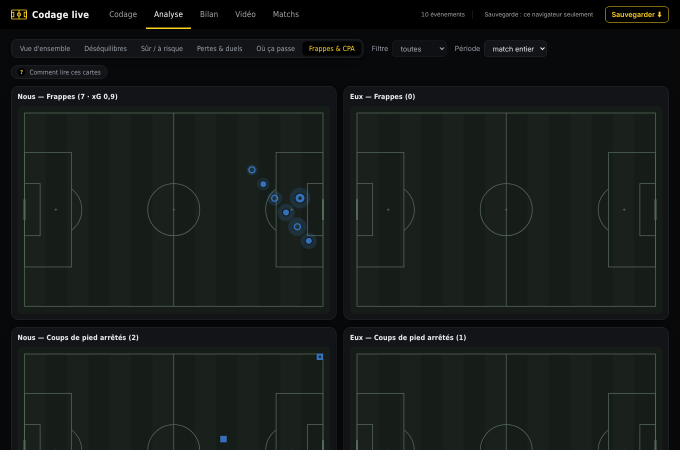
#> input picture dark-cpa.png, 1360 x 900 px (shown at 1/2 size)
$ python -i radar.py   (imports and definitions only)
#> lines starting #> are read from the running program, lines starting #| are printed output that depends on the picture
"""Lecture du radar 2D de Veo (mini-carte en haut à droite du lecteur Veo Analytics).

Veo calcule déjà la position des 22 joueurs et l'affiche sur ce radar. On lit simplement les pixels.
Deux affichages connus :
  1. ancien : fond bleu-ardoise, triangles rouges / ronds noirs, croix jaune = ballon  → clés « rouge », « noir »
  2. nouveau (nov. 2026) : panneau transparent assombri, lignes grises, ronds jaunes numérotés / triangles noirs
     numérotés, croix orange = ballon ; le panneau peut être déplacé, agrandi, et même dépasser du haut de
     l'écran                                                                            → clés « jaune », « noir »
Pas besoin de carte graphique : OpenCV + numpy suffisent.

Repère de sortie : mètres, 105 x 68, tel que le radar l'affiche (x = 0 à gauche du radar, y = 0 en haut).
La normalisation « Nous attaque vers la droite » est faite plus loin (jeu.py).
"""
import cv2
import numpy as np

L, W = 105.0, 68.0

# Couleurs en HSV OpenCV (H 0-180). Réglables si Veo change son affichage.
SLATE = dict(h=(90, 115), s_min=80, v=(45, 110))       # fond bleu-ardoise du radar
RED = dict(h_lo=8, h_hi=165, s_min=120, v_min=100)      # triangles
BLACK_MAX = 26                                          # ronds : max(B,G,R) < 26 (le radar est transparent : les arbres derrière font ~35)
YELLOW = dict(h=(20, 40), s_min=120, v_min=150)         # croix


def find_radar(frame, full=False):
    """Trouve le rectangle du radar (x, y, w, h) dans l'image, ou None.
    Par défaut on cherche en haut à droite (enregistrement d'écran) ; full=True cherche dans toute l'image
    (vidéo qui ne montrerait que le radar)."""
    H, Wd = frame.shape[:2]
    x0, y1 = (0, H) if full else (int(Wd * 0.5), int(H * 0.45))
    reg = frame[0:y1, x0:]
    hsv = cv2.cvtColor(reg, cv2.COLOR_BGR2HSV)
    h, s, v = hsv[:, :, 0], hsv[:, :, 1], hsv[:, :, 2]
    m = ((h > SLATE['h'][0]) & (h < SLATE['h'][1]) & (s > SLATE['s_min']) &
         (v > SLATE['v'][0]) & (v < SLATE['v'][1])).astype(np.uint8)
    m = cv2.morphologyEx(m, cv2.MORPH_CLOSE, np.ones((9, 9), np.uint8))
    n, _, st, _ = cv2.connectedComponentsWithStats(m)
    if n < 2:
        return None
    i = 1 + int(np.argmax(st[1:, 4]))
    x, y, w, hh, area = st[i]
    ratio = w / max(hh, 1)
    if area < 0.004 * H * Wd or not (1.3 < ratio < 1.8):  # trop petit ou pas la forme d'un terrain
        return None
    return int(x + x0), int(y), int(w), int(hh)


# [55 lines left out: functions _blobs, read_frame, not called in this run]


# ---------------------------------------------------------------------------------------------------------
# Nouveau radar (nov. 2026) : on le trouve par ses lignes (gabarit du terrain dessiné, plusieurs tailles),
# puis on vérifie qu'il contient bien des marques de joueurs.
RATIO2 = 1.56                    # largeur / hauteur du terrain dessiné (mesuré : 465 x 298 px et 223 x 143 px)
BOX2 = dict(depth=0.150, height=0.587, circle=0.0815)   # surfaces (profondeur / largeur, hauteur / hauteur), rond central (rayon / largeur)
MARK2 = 0.043                    # diamètre d'une marque / largeur du radar
MIN_W2 = 300                     # en dessous, les marques font < 13 px : illisibles → agrandir le radar dans Veo
YELLOW2 = dict(h=(22, 36), s_min=120, v_min=190)        # ronds jaunes (le fond assombri reste sous V 120)
DARK2 = 32                                              # triangles noirs : max(B,G,R) < 32
ORANGE2 = dict(h=(3, 17), s_min=150, v_min=170)         # croix du ballon


def _line_mask(frame):
    """Traits fins clairs et peu colorés (les lignes grises du radar)."""
    hsv = cv2.cvtColor(frame, cv2.COLOR_BGR2HSV)
    th = cv2.morphologyEx(hsv[:, :, 2], cv2.MORPH_TOPHAT, np.ones((7, 7), np.uint8)).astype(np.float32)
    th[hsv[:, :, 1] > 70] = 0
    return cv2.GaussianBlur(np.clip(th - 15, 0, 60), (0, 0), 1.0)


_tpl_cache = {}


def _template(w):
    k = int(round(w * 4))
    if k in _tpl_cache:
        return _tpl_cache[k]
    h = w / RATIO2
    W_, H_ = int(round(w)) + 1, int(round(h)) + 1
    t = np.zeros((H_, W_), np.float32)
    X = lambda v: int(round(v * w / L)); Y = lambda v: int(round(v * h / W))  # noqa: E731
    cv2.rectangle(t, (0, 0), (W_ - 1, H_ - 1), 1, 1)
    cv2.line(t, (X(L / 2), 0), (X(L / 2), H_ - 1), 1, 1)
    r = int(round(BOX2['circle'] * w))
    cv2.ellipse(t, (X(L / 2), Y(W / 2)), (r, r), 0, 0, 360, 1, 1)
    d, bh = BOX2['depth'] * L, BOX2['height'] * W
    for x0, x1 in ((0, d), (L - d, L)):
        cv2.rectangle(t, (X(x0), Y(W / 2 - bh / 2)), (X(x1), Y(W / 2 + bh / 2)), 1, 1)
    t = cv2.GaussianBlur(t, (0, 0), 1.0)
    t -= t.mean()
    _tpl_cache[k] = (t, float((t > 0).sum()))
    return _tpl_cache[k]


def _score_at(mask, box):
    """Force moyenne des lignes du gabarit posé sur `box` (même mesure que la recherche)."""
    x, y, w = box
    t, n = _template(w)
    pad = max(0, -y)
    m = cv2.copyMakeBorder(mask, pad, 0, 0, 0, cv2.BORDER_CONSTANT, value=0) if pad else mask
    yy = y + pad
    if x < 0 or yy + t.shape[0] > m.shape[0] or x + t.shape[1] > m.shape[1]:
        return 0.0
    return float((m[yy:yy + t.shape[0], x:x + t.shape[1]] * t).sum() / n)


def _candidates(mask, wmin=MIN_W2, wmax=1100, step=1.03, pad_top=80, keep=6):
    """Meilleures positions du gabarit (x, y, w) ; y peut être négatif (radar qui dépasse du haut)."""
    m = cv2.copyMakeBorder(mask, pad_top, 0, 0, 0, cv2.BORDER_CONSTANT, value=0)
    cands = []
    w = float(wmin)
    while w <= wmax:
        t, n = _template(w)
        if t.shape[0] < m.shape[0] and t.shape[1] < m.shape[1]:
            r = cv2.matchTemplate(m, t, cv2.TM_CCORR) / n
            for _ in range(2):                            # 2 pics par taille
                _, mx, _, loc = cv2.minMaxLoc(r)
                cands.append((mx, (loc[0], loc[1] - pad_top, w)))
                cv2.rectangle(r, (loc[0] - 20, loc[1] - 20), (loc[0] + 20, loc[1] + 20), -1e9, -1)
        w *= step
    cands.sort(key=lambda c: -c[0])
    out = []
    for sc, b in cands:                                   # on garde des positions bien différentes
        if all(abs(b[0] - o[1][0]) > 15 or abs(b[1] - o[1][1]) > 15 or abs(b[2] / o[1][2] - 1) > 0.06 for o in out):
            out.append((sc, b))
        if len(out) >= keep:
            break
    return out


def _refine(mask, box, pad_top=80):
    """Ajuste position et taille au pixel près autour de `box`."""
    x, y, w = box
    best = (_score_at(mask, box), box)
    for ww in np.arange(w * 0.97, w * 1.03, max(0.5, w * 0.003)):
        for dx in range(-4, 5):
            for dy in range(-4, 5):
                b = (x + dx, y + dy, float(ww))
                s = _score_at(mask, b)
                if s > best[0]:
                    best = (s, b)
    return best


def _marks_ok(d):
    return len(d['jaune']) >= 3 and len(d['noir']) >= 3 and len(d['jaune']) + len(d['noir']) >= 9


def find_radar2(frame, prev=None, mask=None):
    """Radar nouveau style : (x, y, w, score) ou None. `prev` = résultat précédent (le radar bouge rarement)."""
    H = frame.shape[0]
    if mask is None:
        mask = _line_mask(frame)
        mask[int(H * 0.55):] = 0                           # le radar est dans le haut de l'écran
    if prev is not None:
        s = _score_at(mask, prev[:3])
        if s >= 0.6 * prev[3] and _marks_ok(read_frame2(frame, prev)):
            return prev[:3] + (max(prev[3] * 0.9, s) if s < prev[3] else prev[3],)
    for sc, b in _candidates(mask):
        s, b = _refine(mask, (int(b[0]), int(b[1]), b[2]))
        if _marks_ok(read_frame2(frame, b + (s,))):
            return b + (s,)
    return None


def read_frame2(frame, box):
    """Marques du nouveau radar. box = (x, y, w[, score]) ; renvoie dict(jaune, noir, ballon) en mètres."""
    x, y, w = box[0], box[1], box[2]
    h = w / RATIO2
    pad = int(0.03 * w)
    X0, Y0 = max(0, int(x) - pad), max(0, int(y) - pad)
    c = frame[Y0:int(y + h) + pad, X0:int(x + w) + pad]
    if c.size == 0:
        return dict(jaune=[], noir=[], ballon=None)
    hsv = cv2.cvtColor(c, cv2.COLOR_BGR2HSV).astype(np.int16)
    H_, S, V = hsv[:, :, 0], hsv[:, :, 1], hsv[:, :, 2]
    d = MARK2 * w
    a_ref = np.pi * (d / 2) ** 2
    k = max(3, int(d * 0.35)) | 1
    ker = cv2.getStructuringElement(cv2.MORPH_ELLIPSE, (k, k))
    yel = ((H_ >= YELLOW2['h'][0]) & (H_ <= YELLOW2['h'][1]) & (S > YELLOW2['s_min']) & (V > YELLOW2['v_min'])).astype(np.uint8)
    yel = cv2.morphologyEx(yel, cv2.MORPH_CLOSE, ker)     # bouche le numéro
    dark = (c.max(axis=2) < DARK2).astype(np.uint8)
    dark = cv2.morphologyEx(dark, cv2.MORPH_CLOSE, ker)
    org = ((H_ >= ORANGE2['h'][0]) & (H_ <= ORANGE2['h'][1]) & (S > ORANGE2['s_min']) & (V > ORANGE2['v_min'])).astype(np.uint8)

    def blobs(mask, lo, hi):
        n, _, st, cen = cv2.connectedComponentsWithStats(mask)
        out = []
        for i in range(1, n):
            a = st[i, 4]
            if lo * a_ref <= a <= hi * a_ref:
                out.append((cen[i][0], cen[i][1], int(a)))
            elif hi * a_ref < a < 4 * hi * a_ref:          # marques collées
                kk = int(round(a / ((lo + hi) / 2 * a_ref)))
                out += [(cen[i][0], cen[i][1], int(a))] * max(1, min(kk, 3))
        return out
    J = blobs(yel, 0.45, 1.6)
    N = blobs(dark, 0.30, 1.4)
    O = blobs(org, 0.10, 1.5)
    ball = max(O, key=lambda b: b[2]) if O else None

    def to_m(px, py):
        return (round((px + X0 - x) / w * L, 2), round((py + Y0 - y) / h * W, 2))
    # Le porteur : la croix recouvre sa marque. Si aucune marque entière n'est sous la croix mais qu'il reste
    # assez de pixels jaunes (ou noirs) autour, on ajoute un joueur de cette couleur à la place du ballon.
    if ball:
        bx, by = ball[0], ball[1]
        if not any((a - bx) ** 2 + (b - by) ** 2 <= (0.6 * d) ** 2 for a, b, _ in J + N):
            yy, xx = np.ogrid[:c.shape[0], :c.shape[1]]
            near = (xx - bx) ** 2 + (yy - by) ** 2 <= (0.8 * d) ** 2
            ny, nd = int((yel.astype(bool) & near).sum()), int((dark.astype(bool) & near).sum())
            if max(ny, nd) >= 0.15 * a_ref:
                (J if ny >= nd else N).append((bx, by, 0))
    return dict(jaune=[to_m(a, b) for a, b, _ in J], noir=[to_m(a, b) for a, b, _ in N],
                ballon=to_m(ball[0], ball[1]) if ball else None)


def read_video(path, fps=5.0, progress=None):
    """Lit toute la vidéo à `fps` images par seconde. Renvoie une liste de dict(t=secondes, <couleurs>, ballon).
    Ancien radar : clés rouge / noir. Nouveau radar : clés jaune / noir. Les images sans radar lisible sont sautées
    (read_video.skipped donne leur nombre)."""
#> called with path = '../dark-cpa.png', fps = 5
    cap = cv2.VideoCapture(path)
    if not cap.isOpened():
        raise SystemExit('Impossible d\'ouvrir la vidéo : ' + path)
    src = cap.get(cv2.CAP_PROP_FPS) or 25.0
    total = int(cap.get(cv2.CAP_PROP_FRAME_COUNT) or 0)
    every = max(1, int(round(src / fps)))
    out, box, box2, i, style, skipped, retry = [], None, None, 0, None, 0, 0
    while True:
        ok = cap.grab()
        if not ok:
            break
        if i % every == 0:
            ok, fr = cap.retrieve()
#> fr is the input picture: shape (900, 1360, 3); mean B, G, R 23.5, 26.1, 21.7
#> ok = True
            if not ok:
                break
            if style != 2 and (box is None or i % (every * 50) == 0):   # on revérifie la place du radar de temps en temps
                b = find_radar(fr) or (find_radar(fr, full=True) if fr.shape[1] < 1000 else None)
#> in find_radar, `reg = frame[0:y1, x0:]`:
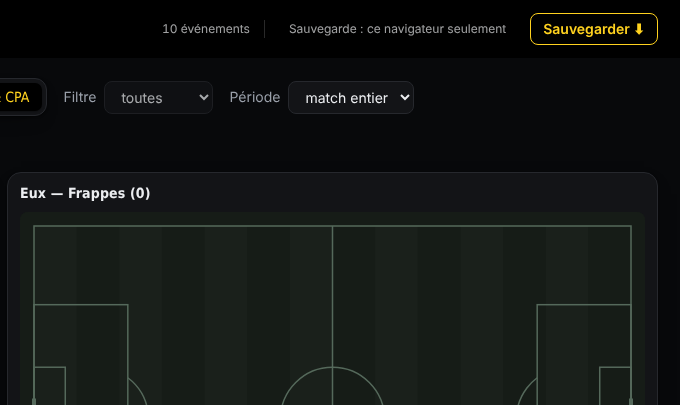
#> reg: shape (405, 680, 3); mean B, G, R 19.2, 21.1, 18
#> in find_radar, `hsv = cv2.cvtColor(reg, cv2.COLOR_BGR2HSV)`: hsv: shape (405, 680, 3); mean H, S, V 75.1, 49.2, 22.2
#> in find_radar, `h, s, v = hsv[:, :, 0], hsv[:, :, 1], hsv[:, :, 2]`:
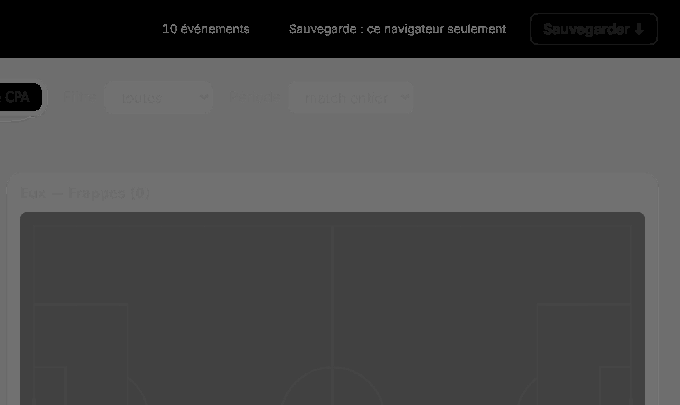
#> h: shape (405, 680); min 0, max 120, mean 75.1
#> in find_radar, `h, s, v = hsv[:, :, 0], hsv[:, :, 1], hsv[:, :, 2]`:
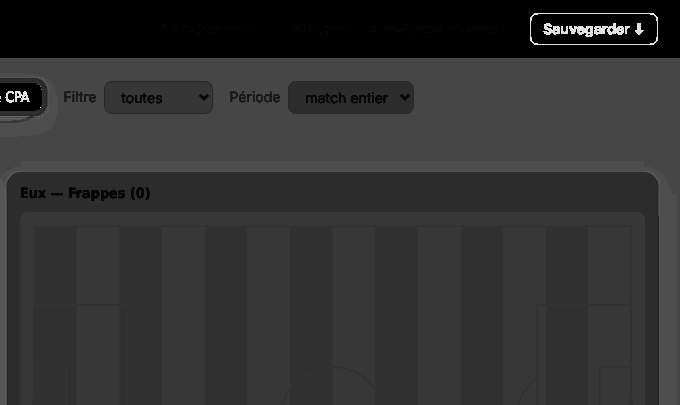
#> s: shape (405, 680); min 0, max 255, mean 49.2
#> in find_radar, `m = ((h > SLATE['h'][0]) & (h < SLATE['h'][1]) & (s > SLATE['s_min']) ..`: m: shape (405, 680); every value is 0
#> in find_radar, `n, _, st, _ = cv2.connectedComponentsWithStats(m)`: n = 1; st = [[0, 0, 680, 405, 275400]]
                box = b or box
                if box is not None:
                    style = 1
            d = None
            if style == 1 and box is not None:
                d = read_frame(fr, box)
            elif style != 1:
                if box2 is not None or retry <= 0:
                    box2 = find_radar2(fr, box2)
#> in _line_mask, `hsv = cv2.cvtColor(frame, cv2.COLOR_BGR2HSV)`: hsv: shape (900, 1360, 3); mean H, S, V 75.1, 50.9, 27
#> in _line_mask, `th[hsv[:, :, 1] > 70] = 0`:
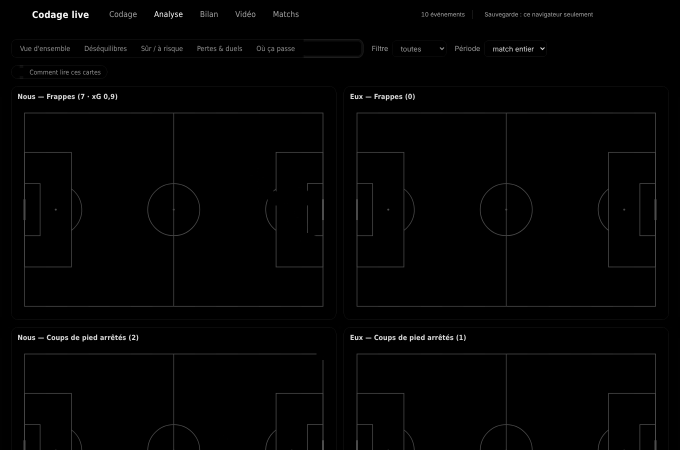
#> th: shape (900, 1360) float32 (shown at 1/2 size); min 0, max 255, mean 2.6
#> in find_radar2, `mask[int(H * 0.55):] = 0                           # le radar est dans..`:
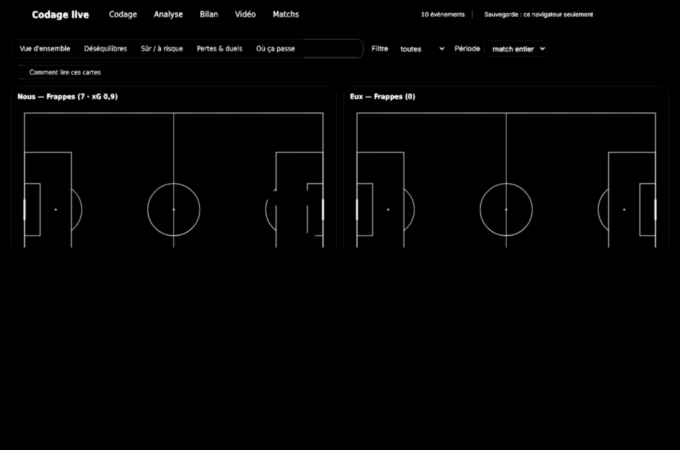
#> mask: shape (900, 1360) float32 (shown at 1/2 size); min 0, max 59.32, mean 0.8; drawn with min black and max white
#> in _candidates, `m = cv2.copyMakeBorder(mask, pad_top, 0, 0, 0, cv2.BORDER_CONSTANT, va..`:
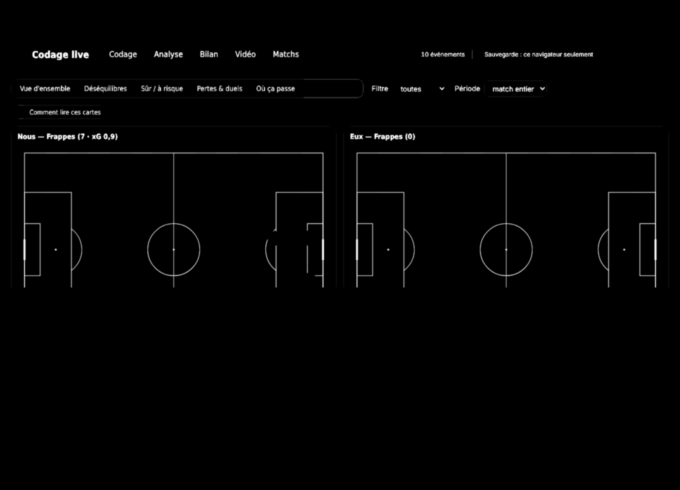
#> m: shape (980, 1360) float32 (shown at 1/2 size); min 0, max 59.32, mean 0.7; drawn with min black and max white
#> in _candidates, `w = float(wmin)`: w = 300
#> in _template, `k = int(round(w * 4))`: k = 1200
#> in _template, `h = w / RATIO2`: h = 192.3
#> in _template, `W_, H_ = int(round(w)) + 1, int(round(h)) + 1`: W_ = 301; H_ = 193
#> in _template, `r = int(round(BOX2['circle'] * w))`: r = 24
#> in _template, `d, bh = BOX2['depth'] * L, BOX2['height'] * W`: d = 15.75; bh = 39.92
#> in _template, `t -= t.mean()`:
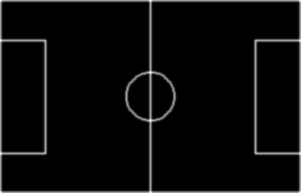
#> t: shape (193, 301) float32; min -0.0246, max 0.614, mean -1.05e-09; drawn with min black and max white
#> the loop in find_radar2, `for sc, b in _candidates(mask):` made 6 passes
#> (sc, b) on passes 2 to 6: (1.85, (53, 225, 592.1)), (1.75, (346, 225, 300)), (1.74, (1011, 225, 300)), (1.67, (260, 225, 453.8)), (1.66, (645, 225, 453.8))
#> sc on pass 1: 1.86
                    retry = 0 if box2 else 4                   # recherche complète au plus 1 image sur 5
                    if box2 is not None:
                        style = 2
                else:
                    retry -= 1
                if box2 is not None:
                    d = read_frame2(fr, box2)
            if d is not None:
                d['t'] = round(i / src, 2)
                out.append(d)
            else:
                skipped += 1
            if progress and total:
                progress(i / total)
        i += 1
    cap.release()
    read_video.skipped = skipped
    return out


read_video.skipped = 0

>>> result = read_video('../dark-cpa.png')
